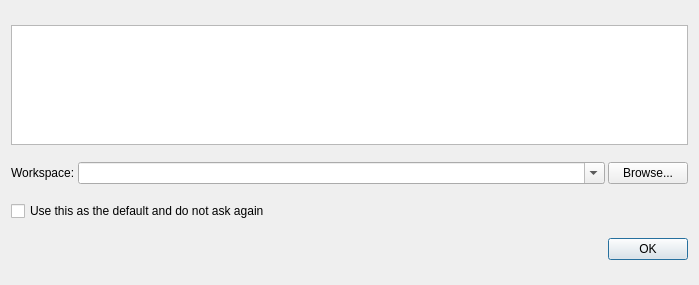
<?xml version="1.0" encoding="UTF-8"?>
<ui version="4.0">
 <class>CoreGUI::SwitchWorkspaceDialog</class>
 <widget class="QDialog" name="CoreGUI::SwitchWorkspaceDialog">
  <property name="geometry">
   <rect>
    <x>0</x>
    <y>0</y>
    <width>699</width>
    <height>285</height>
   </rect>
  </property>
  <property name="sizePolicy">
   <sizepolicy hsizetype="Fixed" vsizetype="Fixed">
    <horstretch>0</horstretch>
    <verstretch>0</verstretch>
   </sizepolicy>
  </property>
  <property name="windowTitle">
   <string>Workspace Launcher</string>
  </property>
  <layout class="QVBoxLayout" name="verticalLayout">
   <property name="spacing">
    <number>3</number>
   </property>
   <item>
    <widget class="QTextBrowser" name="textBrowser">
     <property name="sizePolicy">
      <sizepolicy hsizetype="Expanding" vsizetype="Preferred">
       <horstretch>0</horstretch>
       <verstretch>0</verstretch>
      </sizepolicy>
     </property>
     <property name="maximumSize">
      <size>
       <width>16777215</width>
       <height>120</height>
      </size>
     </property>
     <property name="verticalScrollBarPolicy">
      <enum>Qt::ScrollBarAlwaysOff</enum>
     </property>
     <property name="horizontalScrollBarPolicy">
      <enum>Qt::ScrollBarAlwaysOff</enum>
     </property>
     <property name="html">
      <string>&lt;!DOCTYPE HTML PUBLIC &quot;-//W3C//DTD HTML 4.0//EN&quot; &quot;http://www.w3.org/TR/REC-html40/strict.dtd&quot;&gt;
&lt;html&gt;&lt;head&gt;&lt;meta name=&quot;qrichtext&quot; content=&quot;1&quot; /&gt;&lt;style type=&quot;text/css&quot;&gt;
p, li { white-space: pre-wrap; }
&lt;/style&gt;&lt;/head&gt;&lt;body style=&quot; font-family:'Droid Sans'; font-size:11pt; font-weight:400; font-style:normal;&quot;&gt;
&lt;p style=&quot;-qt-paragraph-type:empty; margin-top:0px; margin-bottom:0px; margin-left:0px; margin-right:0px; -qt-block-indent:0; text-indent:0px;&quot;&gt;&lt;br /&gt;&lt;/p&gt;&lt;/body&gt;&lt;/html&gt;</string>
     </property>
    </widget>
   </item>
   <item>
    <layout class="QHBoxLayout" name="horizontalLayout">
     <item>
      <widget class="QLabel" name="label">
       <property name="text">
        <string>Workspace:</string>
       </property>
      </widget>
     </item>
     <item>
      <widget class="QComboBox" name="comboBox">
       <property name="sizePolicy">
        <sizepolicy hsizetype="Expanding" vsizetype="Fixed">
         <horstretch>0</horstretch>
         <verstretch>0</verstretch>
        </sizepolicy>
       </property>
       <property name="editable">
        <bool>true</bool>
       </property>
      </widget>
     </item>
     <item>
      <widget class="QPushButton" name="pushButton">
       <property name="text">
        <string>Browse...</string>
       </property>
      </widget>
     </item>
    </layout>
   </item>
   <item>
    <widget class="QCheckBox" name="checkBox">
     <property name="text">
      <string>Use this as the default and do not ask again</string>
     </property>
    </widget>
   </item>
   <item>
    <layout class="QHBoxLayout" name="horizontalLayout_2">
     <item>
      <spacer name="horizontalSpacer">
       <property name="orientation">
        <enum>Qt::Horizontal</enum>
       </property>
       <property name="sizeHint" stdset="0">
        <size>
         <width>40</width>
         <height>20</height>
        </size>
       </property>
      </spacer>
     </item>
     <item>
      <widget class="QDialogButtonBox" name="buttonBox">
       <property name="orientation">
        <enum>Qt::Horizontal</enum>
       </property>
       <property name="standardButtons">
        <set>QDialogButtonBox::Ok</set>
       </property>
      </widget>
     </item>
    </layout>
   </item>
  </layout>
 </widget>
 <tabstops>
  <tabstop>comboBox</tabstop>
  <tabstop>pushButton</tabstop>
  <tabstop>checkBox</tabstop>
  <tabstop>buttonBox</tabstop>
  <tabstop>textBrowser</tabstop>
 </tabstops>
 <resources/>
 <connections>
  <connection>
   <sender>buttonBox</sender>
   <signal>accepted()</signal>
   <receiver>CoreGUI::SwitchWorkspaceDialog</receiver>
   <slot>accept()</slot>
   <hints>
    <hint type="sourcelabel">
     <x>224</x>
     <y>206</y>
    </hint>
    <hint type="destinationlabel">
     <x>157</x>
     <y>224</y>
    </hint>
   </hints>
  </connection>
  <connection>
   <sender>buttonBox</sender>
   <signal>rejected()</signal>
   <receiver>CoreGUI::SwitchWorkspaceDialog</receiver>
   <slot>reject()</slot>
   <hints>
    <hint type="sourcelabel">
     <x>292</x>
     <y>212</y>
    </hint>
    <hint type="destinationlabel">
     <x>286</x>
     <y>224</y>
    </hint>
   </hints>
  </connection>
 </connections>
</ui>
